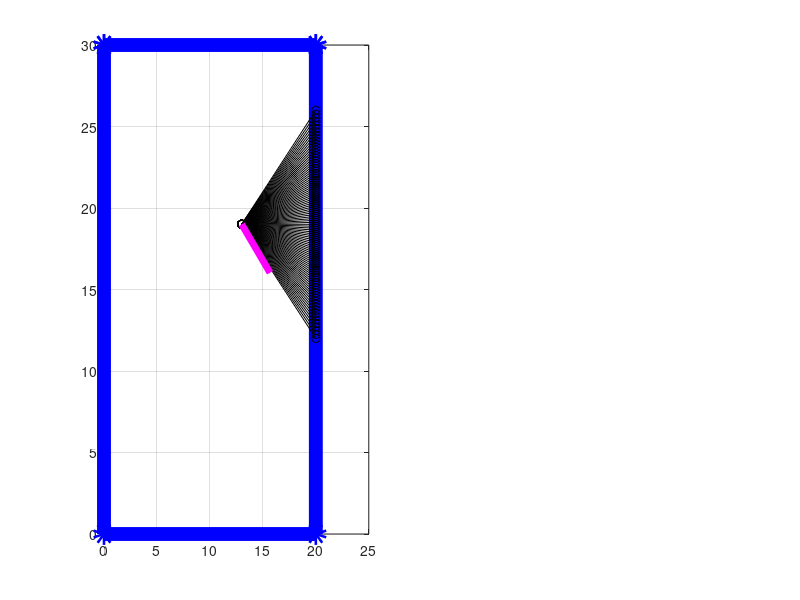

This chart was generated by the following MATLAB code: (Note: this script raises an error after producing the figure.)
close all
clear all
clc

minDistance = 10;
xedges = linspace(-minDistance, minDistance, 100);
yedges = linspace(-minDistance, minDistance, 100);

DO_ANIMATION = true;
HEADING_OFFSET_DEG = 90;

% Arena
a = [0, 30];
b = [0, 0];
c = [20, 0];
d = [20, 30];
refCanPts = [a(1), b(1), c(1), d(1); a(2), b(2), c(2), d(2)];
poly = refCanPts';

numPoly = length(poly);

polyh = poly;
% This is just to help compute the line segment angles
polyh(numPoly+1,:) = poly(1,:);

segment_unit_vector = zeros(numPoly,2);
segment_origin_vector = zeros(numPoly,2);

for i = 1:numPoly
    segment_origin_vector(i,:) = polyh(i,:);
    l = polyh(i+1,:) - polyh(i,:);
    segment_unit_vector(i,:) = l ./ sqrt(l(1)^2 + l(2)^2);
end
%%
numSegments = size(segment_unit_vector,1);


%occupancy = zeros(22,22);
occupancy = zeros(length(yedges)-1,length(xedges)-1);


tstart = tic;
 numSimulations = 1000;
 mhdr = 0;
 Mv = randi([1,a(2)-1], 1,2);
 
 if DO_ANIMATION
     h = figure('position', get(0, 'screensize'));
 end

         angles = 0:1:180;
    intersections = zeros(length(angles),2); % Every angle will have an intersection since the shape is convex
    intersectionsOp = zeros(length(angles),2); % Every angle will have an intersection since the shape is convex
    intersectionsDistance = zeros(length(angles),1);
    intersectionsOpDistance = zeros(length(angles),1);
    
% Mvprev = [];
mhdrprev = 0;
for iSim = 1:numSimulations
    if DO_ANIMATION
        clf(h, 'reset');
    end

    % Mouse heading direction in degrees
    %mhdr = mhdrprev + randi([-45,45],1,1);
    %mhdrprev = mhdr;
    
    %speed = 2;
%     Mv = Mv + [cosd(mhdr)*speed, sind(mhdr)*speed];

    mhdr = randi([-180, 180], 1, 1);
    Mv(1) = randi([1, 19], 1, 1);
    Mv(2) = randi([1, 29], 1, 1);
      
    if Mv(1) <= 0
        Mv(1) = 0.1;
    elseif Mv(1) >= 30 
        Mv(1) = 29.9;
    end
    
    if Mv(2) <= 0
        Mv(2) = 0.1;
    elseif Mv(2) >= 20
        Mv(2) = 19.9;
    end
    
    for iAngle = 1:length(angles)
        Rv = [cosd(angles(iAngle)-mhdr), sind(angles(iAngle)-mhdr)];
        R = ones(numSegments,1)*1e15;
        for iSegment = 1:numSegments

            lv = segment_unit_vector(iSegment,:);

            alpha = lv*Rv';
            if alpha == 1
                % Skip since the line segment is parallel
                continue
            end
            av = segment_origin_vector(iSegment,:);

            % If alpha^2 == 1, we have a problem!
            R(iSegment) = (Mv - av)*(Rv - alpha*lv)' / (alpha^2 - 1);
        end

        % Sort the distance and find the smallest one that is postive-valued
        [sortedR, Ri] = sort(R);
        k = find(sortedR >= 0, 1, 'first');
        bestR = R(Ri(k));
        intersections(iAngle,:) = Mv + bestR*Rv;
                
        % Find the smallest negative one
        kk = find(sortedR < 0, 1, 'last');
        bestRop = R(Ri(kk));
        
        
        intersectionsOp(iAngle,:) = Mv + bestRop*Rv;
        
        intersectionsDistance(iAngle) = bestR;
        if intersectionsDistance(iAngle) < minDistance
            intersectionsDistance(iAngle) = nan;
        end
        
        intersectionsOpDistance(iAngle) = bestRop;
        if intersectionsOpDistance(iAngle) < minDistance
            intersectionsOpDistance(iAngle) = nan;
        end
    end


    if DO_ANIMATION
        subplot(1,2,1)
        plot(poly(:,1), poly(:,2), 'b-o', 'linewidth', 10)
        hold on
        plot([poly(1,1), poly(end,1)], [poly(1,2), poly(end,2)], 'b-o', 'linewidth', 10)
        grid on

        for i = 1:size(intersections,1)
           currentIntersection = intersections(i,:);
           dist = sqrt((Mv(1) - intersections(i,1)).^2 + (Mv(2) - intersections(i,2)).^2);
           distOp = sqrt((Mv(1) - intersectionsOp(i,1)).^2 + (Mv(2) - intersectionsOp(i,2)).^2);
           if dist < minDistance
               plot([Mv(1), intersections(i,1)], [Mv(2), intersections(i,2)], 'k-o')
           end

           if distOp < minDistance
               plot([Mv(1), intersectionsOp(i,1)], [Mv(2), intersectionsOp(i,2)], 'k-o')
           end

        end
    end
    
    
    %Plot the heading direction
    if DO_ANIMATION
        Rv = [cosd(mhdr), sind(mhdr)];
        b = 4;
        plot([Mv(1), Mv(1) + b*Rv(1)], [Mv(2), Mv(2) + b*Rv(2)], 'm-', 'linewidth', 5)

        circle(Mv(1), Mv(2), minDistance);
        axis([-10, 40, -10, 40])
        daspect([1 1 1])
        axis off
        %axis equal
        hold off


        subplot(1,2,2)
        hold on
        occupancyShow = imgaussfilt(occupancy, 2);
        occupancyShow(occupancy == 0) = nan;
        %imagesc(occupancy)
        pcolor(occupancyShow)
        shading flat
        colormap jet
    end
    
    
    
    
    for i = 1:size(intersections,1)
       currentIntersection = intersections(i,:);
       dist = sqrt((Mv(1) - intersections(i,1)).^2 + (Mv(2) - intersections(i,2)).^2);
       distOp = sqrt((Mv(1) - intersectionsOp(i,1)).^2 + (Mv(2) - intersectionsOp(i,2)).^2);
       
       Rv = [cosd(angles(i)), sind(angles(i))];
      
       if dist < minDistance
           dy = intersections(i,2) - Mv(2);
           dx = intersections(i,1) - Mv(1);
           alloAngle = atan2d( dy, dx );
           headingAngle = mhdr;
           egoAngle = alloAngle - headingAngle + HEADING_OFFSET_DEG;
           
           ego = dist * [cosd(egoAngle), sind(egoAngle)];
           

           
           ix = discretize(ego(1), xedges);
           iy = discretize(ego(2), yedges);
%            ix = round(ego(1));
%            iy = round(ego(2));
%            ix = ix + minDistance + 1;
%            iy = iy + minDistance + 1;
           
           if DO_ANIMATION
            plot(ix, iy, 'ko', 'markerfacecolor', 'k')
           end
           
           occupancy(iy, ix) = occupancy(iy, ix) + 1;
       end
       
       if distOp < minDistance
           dy = intersections(i,2) - Mv(2);
           dx = intersections(i,1) - Mv(1);
           alloAngle = atan2d( dy, dx );
           headingAngle = mhdr;
           egoAngle = alloAngle - headingAngle + HEADING_OFFSET_DEG + 180;
           
           ego = distOp * [cosd(egoAngle), sind(egoAngle)];
           

           
           ix = discretize(ego(1), xedges);
           iy = discretize(ego(2), yedges);
           
%            ix = round(ego(1));
%            iy = round(ego(2));
%            ix = ix + minDistance + 1;
%            iy = iy + minDistance + 1;
           
           if DO_ANIMATION
            plot(ix, iy, 'ko', 'markerfacecolor', 'k')
           end
           

           occupancy(iy, ix) = occupancy(iy, ix) + 1;
       end
       
    end

    if DO_ANIMATION
        axis equal off
        hold off
        title(sprintf('%d\n', iSim))

        drawnow
    end
end

function h = circle(x,y,r)
    th = 0:pi/50:2*pi;
    xunit = r * cos(th) + x;
    yunit = r * sin(th) + y;
    h = plot(xunit, yunit, 'k-');
end % function
